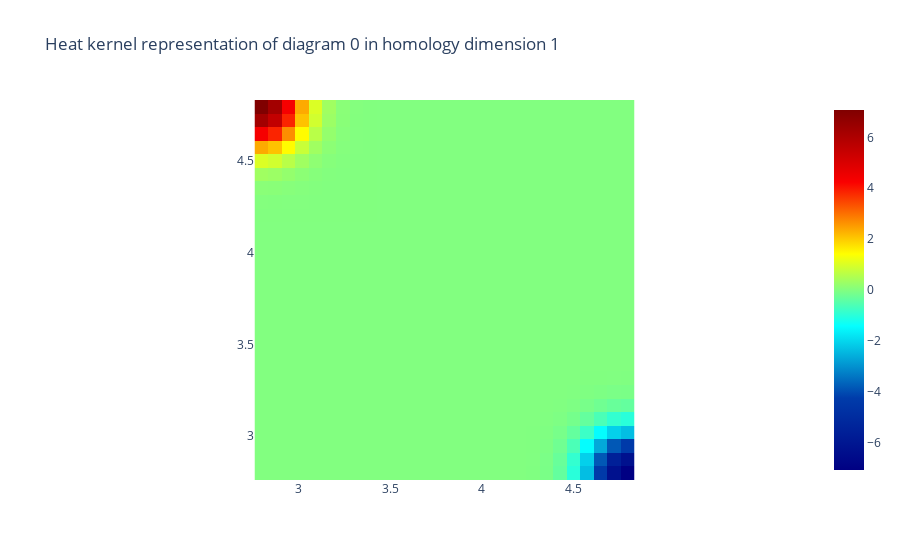

Write notebook code for a chart like this one.
### Code cell
from gtda.diagrams import HeatKernel
heat = HeatKernel(sigma=.15, n_bins=28, n_jobs=-1) 
im8_heat = heat.fit_transform(im8_scaled) # Visualise the heat kernel for H1 
heat.plot(im8_heat, homology_dimension_idx=1, colorscale='jet')

### Figure 1 — Plotly figure (JSON) as saved in the notebook; plotly's stock layout.template omitted (floating-point values rounded to 4 significant figures; data arrays with more than 128 entries replaced by an {"elided": "..."} marker saying what was removed)
{"data": [{"colorscale": [[0, "rgb(0,0,131)"], [0.2, "rgb(0,60,170)"], [0.4, "rgb(5,255,255)"], [0.6, "rgb(255,255,0)"], [0.8, "rgb(250,0,0)"], [1, "rgb(128,0,0)"]], "type": "heatmap", "x": [2.797, 2.871, 2.945, 3.019, 3.094, 3.168, 3.242, 3.316, 3.39, 3.464, 3.538, 3.612, 3.686, 3.76, 3.834, 3.908, 3.982, 4.057, 4.131, 4.205, 4.279, 4.353, 4.427, 4.501, 4.575, 4.649, 4.723, 4.797], "y": [4.797, 4.723, 4.649, 4.575, 4.501, 4.427, 4.353, 4.279, 4.205, 4.131, 4.057, 3.982, 3.908, 3.834, 3.76, 3.686, 3.612, 3.538, 3.464, 3.39, 3.316, 3.242, 3.168, 3.094, 3.019, 2.945, 2.871, 2.797], "z": {"elided": "28x28 float values"}}], "layout": {"plot_bgcolor": "white", "title": {"text": "Heat kernel representation of diagram 0 in homology dimension 1"}, "xaxis": {"constrain": "domain", "scaleanchor": "y"}, "yaxis": {"autorange": true, "constrain": "domain"}}}
